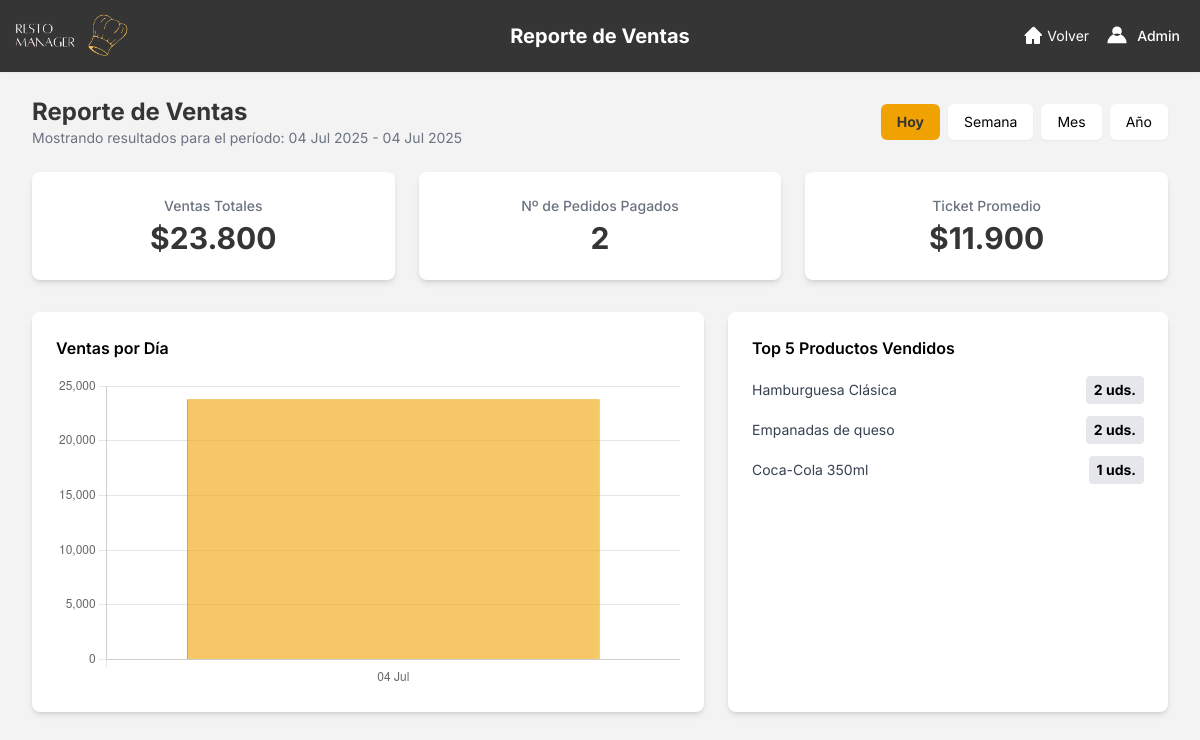
/dashboard/reportes/ventas/ (signed in), run on an earlier commit of the app's database.
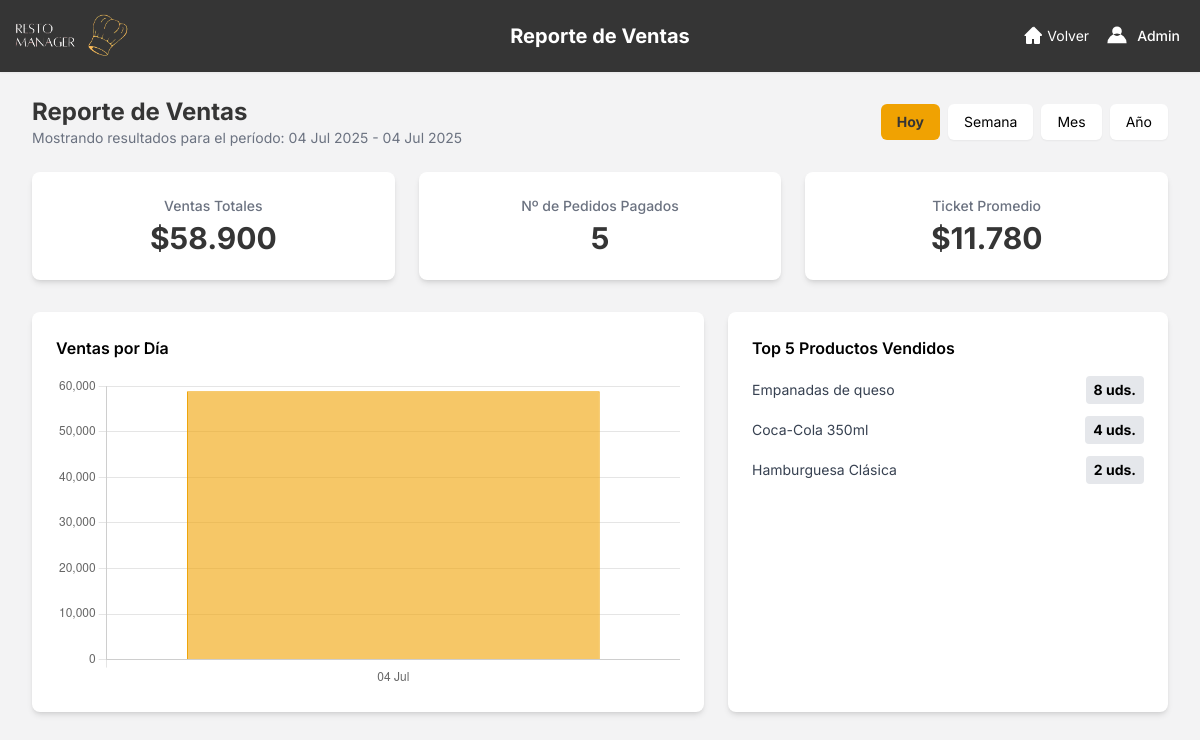
And on a later commit of the database.
### restaurante_app/models.py (models this page shows, shortened)
class Producto(models.Model):
    nombre = models.CharField(max_length=100, unique=True)
    descripcion = models.TextField(blank=True)
    precio = models.IntegerField(help_text="Precio del producto (en formato entero)")
    imagen = models.ImageField(upload_to='productos/', blank=True, null=True)
    categoria = models.ForeignKey(Categoria, on_delete=models.PROTECT)
    disponible = models.BooleanField(default=True)
    ingredientes = models.ManyToManyField(Ingrediente, through='ProductoIngrediente')

### restaurante_app/views.py (the view)
    @login_required
    def _wrapped_view(request, *args, **kwargs):
        if request.user.rol != 'ENCARGADO':
            messages.error(request, 'No tienes permiso para acceder a esta página.')
            return redirect('index')
        return view_func(request, *args, **kwargs)

### restaurante_app/templatetags/custom_filters.py (called while the page is built)
@register.filter
def punto_mil(value):
    try:
        return f"{int(value):,}".replace(",", ".")
    except (ValueError, TypeError):
        return value

### restaurante_app/views.py (called while the page is built)
def staff_required(view_func):
    @login_required
    def _wrapped_view(request, *args, **kwargs):
        if request.user.rol != 'ENCARGADO':
            messages.error(request, 'No tienes permiso para acceder a esta página.')
            return redirect('index')
        return view_func(request, *args, **kwargs)
    return _wrapped_view

### templates/app/reporte_ventas.html (shortened to what the changed rows need)
{% load static %}
{% load custom_filters %}
<!DOCTYPE html>
<html lang="es">
<head>
    <script src="https://cdn.tailwindcss.com"></script>
</head>
<body class="bg-grisClaro">
    <header class="bg-[#353535] shadow-sm relative">
        <div class="w-full mx-auto py-2 px-0 flex items-center justify-between relative">
            <h1 class="absolute left-1/2 transform -translate-x-1/2 text-xl font-bold text-white">
                Reporte de Ventas
            </h1>
        </div>
    </header>
    <main class="max-w-7xl mx-auto py-6 sm:px-6 lg:px-8">
        <div class="mb-6 flex justify-between items-center">
            <div>
                <h2 class="text-2xl font-bold text-grisOscuro">Reporte de Ventas</h2>
            </div>
        </div>
        <div class="grid grid-cols-1 md:grid-cols-3 gap-6 mb-8">
            <div class="bg-white p-6 rounded-lg shadow-md text-center">
                <h4 class="text-sm font-medium text-gray-500">Ventas Totales</h4>
                <p class="text-3xl font-bold text-grisOscuro mt-1">${{ total_ventas|floatformat:0|punto_mil }}</p>
            </div>
            <div class="bg-white p-6 rounded-lg shadow-md text-center">
                <h4 class="text-sm font-medium text-gray-500">Nº de Pedidos Pagados</h4>
                <p class="text-3xl font-bold text-grisOscuro mt-1">{{ num_pedidos|punto_mil }}</p>
            </div>
            <div class="bg-white p-6 rounded-lg shadow-md text-center">
                <h4 class="text-sm font-medium text-gray-500">Ticket Promedio</h4>
                <p class="text-3xl font-bold text-grisOscuro mt-1">${{ ticket_promedio|floatformat:0|punto_mil }}</p>
            </div>
        </div>
        <div class="grid grid-cols-1 lg:grid-cols-5 gap-6">
            <div class="lg:col-span-3 bg-white p-6 rounded-lg shadow-md">
                <h4 class="font-semibold mb-4">Ventas por Día</h4>
                <canvas id="salesChart"></canvas>
            </div>
            <div class="lg:col-span-2 bg-white p-6 rounded-lg shadow-md">
                <ul class="space-y-3">
                    {% for producto in top_productos %}
                    <li class="flex justify-between items-center text-sm">
                        <span class="text-gray-700">{{ producto.producto__nombre }}</span>
                        <span class="font-bold bg-gray-200 px-2 py-1 rounded">{{ producto.total_vendido }} uds.</span>
                    </li>
                    {% empty %}
                    <p class="text-sm text-gray-500">No hay datos de ventas para este período.</p>
                    {% endfor %}
                </ul>
            </div>
        </div>
    </main>
    <script>
    const ctx = document.getElementById('salesChart').getContext('2d');
    // Primero, obtenemos los datos JSON desde el HTML. El filtro 'safe' es crucial.
    const labelsJson = '{{ chart_labels|safe }}';
    const dataJson = '{{ chart_data|safe }}';
    // Luego, usamos JSON.parse para convertir esos strings a arrays de JavaScript.
    // Esto es mucho más seguro y robusto.
    const chartLabels = JSON.parse(labelsJson);
    const chartData = JSON.parse(dataJson);
    // Si no hay datos, mostramos un mensaje en lugar de un gráfico vacío.
    if (chartData.length === 0) {
        const canvas = document.getElementById('salesChart');
        const parent = canvas.parentElement;
        canvas.remove();
        parent.innerHTML = '<p class="text-center text-gray-500 mt-10">No hay datos de ventas para mostrar en este período.</p>';
    } else {
        const salesChart = new Chart(ctx, {
            type: 'bar',
            data: {
                labels: chartLabels,
                datasets: [{
                    label: 'Ventas ($)',
                    data: chartData,
                    backgroundColor: 'rgba(240, 162, 2, 0.6)',
                    borderColor: 'rgba(240, 162, 2, 1)',
                    borderWidth: 1
                }]
            },
            options: {
                scales: {
                    y: { beginAtZero: true }
                },
                plugins: {
                    legend: { display: false }
                }
            }
        });
    }
</script>
</body>
</html>

What changed in the data, as far as the page shows it:
changed Producto "Empanadas de queso": total_vendido "2" → "8"
computed for Producto "Coca-Cola 350ml": total_vendido "1" → "4"
shown differently, row unchanged: Producto "Hamburguesa Clásica": moves down the list
Also different on the page:
{{ total_ventas|floatformat:0|punto_mil }}: "23.800" → "58.900"
{{ num_pedidos|punto_mil }}: "2" → "5"
{{ ticket_promedio|floatformat:0|punto_mil }}: "11.900" → "11.780"
chart data {{ chart_data|safe }}: [23800] → [58900]
